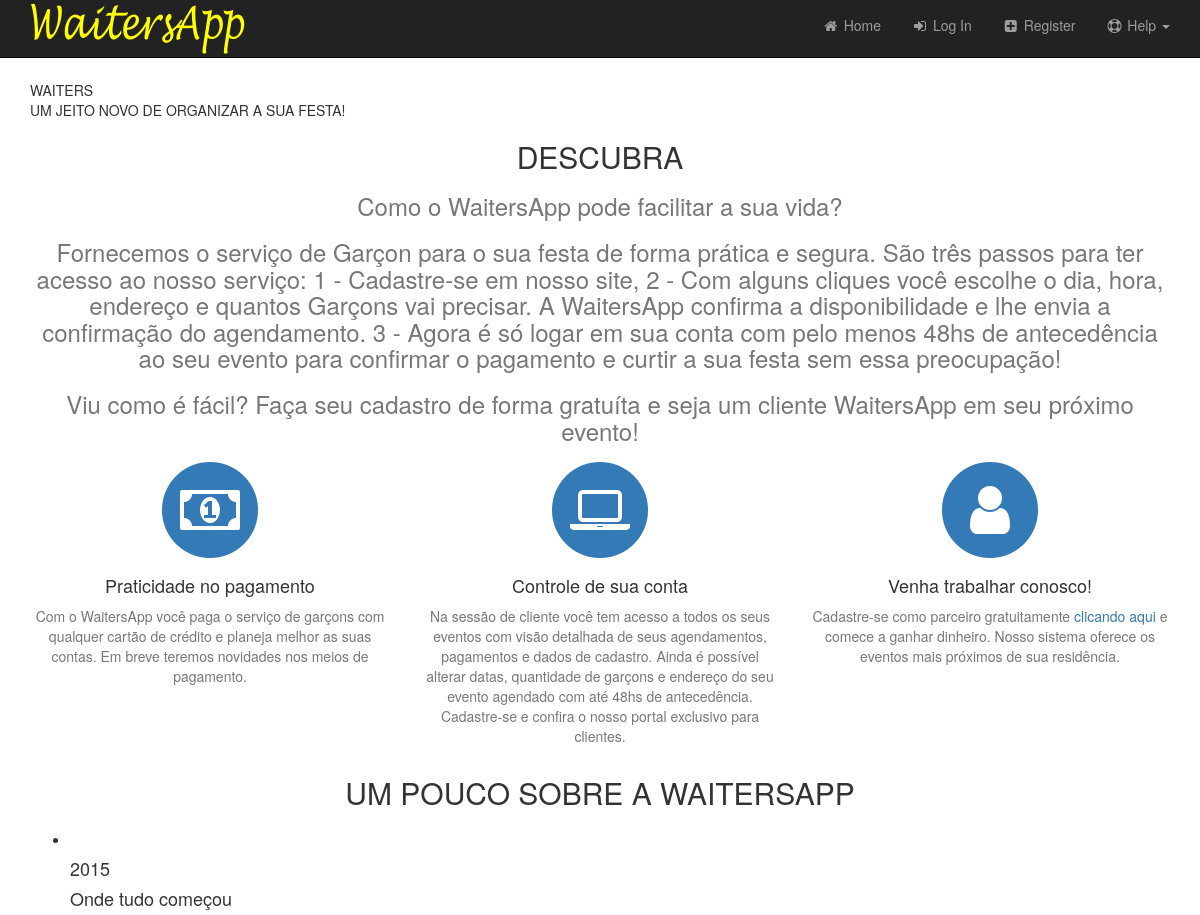
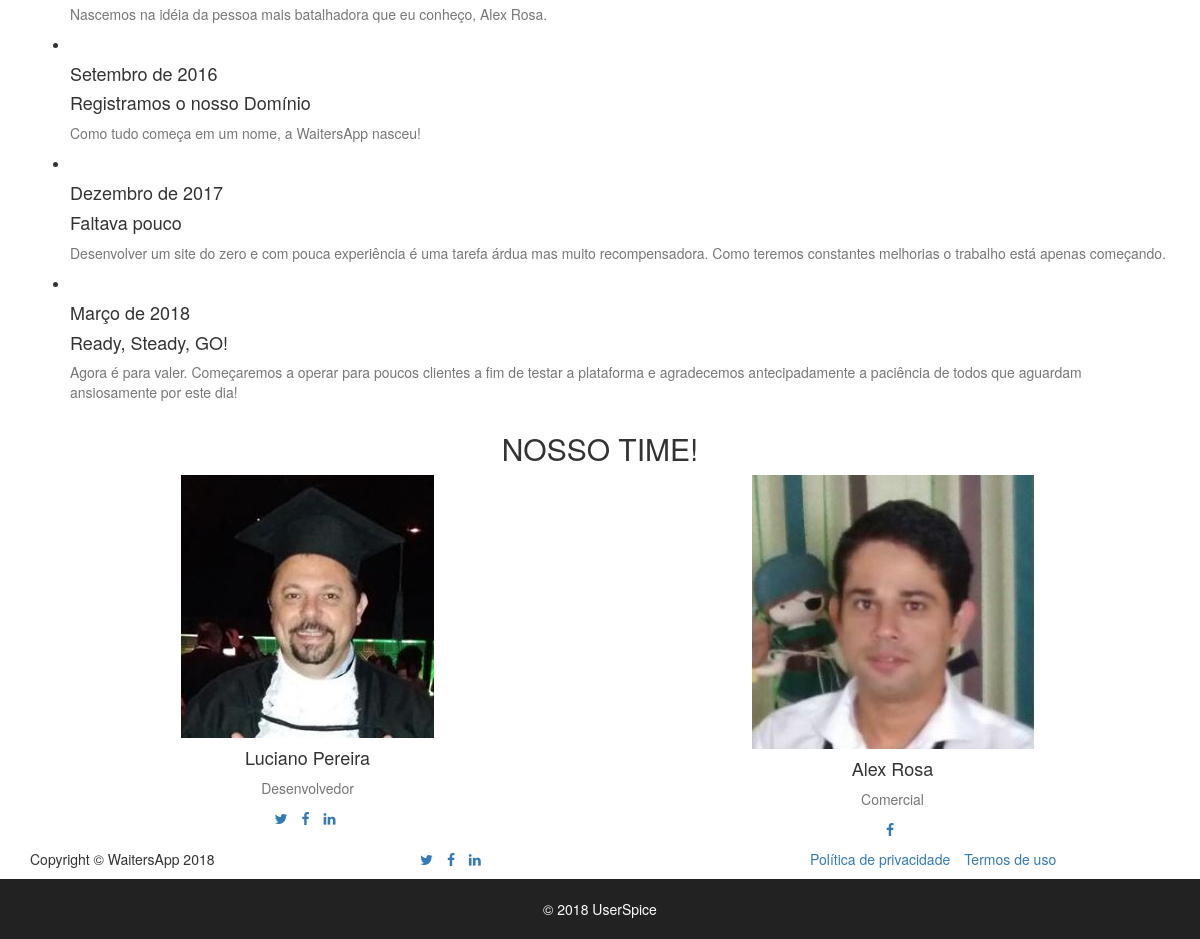
The page / on the database its author committed (2 pictures, top to bottom).
### tables this page shows
CREATE TABLE `menus` (
  `id` int(10) NOT NULL,
  `menu_title` varchar(255) NOT NULL,
  `parent` int(10) NOT NULL,
  `dropdown` int(1) NOT NULL,
  `logged_in` int(1) NOT NULL,
  `display_order` int(10) NOT NULL,
  `label` varchar(255) NOT NULL,
  `link` varchar(255) NOT NULL,
  `icon_class` varchar(255) NOT NULL
);

CREATE TABLE `settings` (
  `id` int(50) NOT NULL,
  `recaptcha` int(1) NOT NULL DEFAULT '0',
  `force_ssl` int(1) NOT NULL,
  `css_sample` int(1) NOT NULL,
  `us_css1` varchar(255) NOT NULL,
  `us_css2` varchar(255) NOT NULL,
  `us_css3` varchar(255) NOT NULL,
  `site_name` varchar(100) NOT NULL,
  `language` varchar(255) NOT NULL,
  `track_guest` int(1) NOT NULL,
  `site_offline` int(1) NOT NULL,
  `force_pr` int(1) NOT NULL,
  `glogin` int(1) NOT NULL DEFAULT '0',
  `fblogin` int(1) NOT NULL,
  `gid` varchar(255) NOT NULL,
  `gsecret` varchar(255) NOT NULL,
  `gredirect` varchar(255) NOT NULL,
  `ghome` varchar(255) NOT NULL,
  `fbid` varchar(255) NOT NULL,
  `fbsecret` varchar(255) NOT NULL,
  `fbcallback` varchar(255) NOT NULL,
  `graph_ver` varchar(255) NOT NULL,
  `finalredir` varchar(255) NOT NULL,
  `req_cap` int(1) NOT NULL,
  `req_num` int(1) NOT NULL,
  `min_pw` int(2) NOT NULL,
  `max_pw` int(3) NOT NULL,
  `min_un` int(2) NOT NULL,
  `max_un` int(3) NOT NULL,
  `messaging` int(1) NOT NULL,
  `snooping` int(1) NOT NULL,
  `echouser` int(11) NOT NULL,
  `wys` int(1) NOT NULL,
  `change_un` int(1) NOT NULL,
  `backup_dest` varchar(255) NOT NULL,
  `backup_source` varchar(255) NOT NULL,
  `backup_table` varchar(255) NOT NULL,
  `msg_notification` int(1) NOT NULL,
  `permission_restriction` int(1) NOT NULL,
  `auto_assign_un` int(1) NOT NULL,
  `page_permission_restriction` int(1) NOT NULL,
  `msg_blocked_users` int(1) NOT NULL,
  `msg_default_to` int(1) NOT NULL,
  `notifications` int(1) NOT NULL,
  `notif_daylimit` int(3) NOT NULL,
  `recap_public` varchar(100) NOT NULL,
  `recap_private` varchar(100) NOT NULL,
  `page_default_private` int(1) NOT NULL,
  `navigation_type` tinyint(1) NOT NULL,
  `copyright` varchar(255) NOT NULL,
  `custom_settings` int(1) NOT NULL,
  `system_announcement` varchar(255) NOT NULL,
  `twofa` int(1) DEFAULT '0'
);

### users/init.php (called while the page is built, shortened)
<?php
require_once 'classes/class.autoloader.php';
$abs_us_root=$_SERVER['DOCUMENT_ROOT'];
$self_path=explode("/", $_SERVER['PHP_SELF']);
$self_path_length=count($self_path);
for($i = 1; $i < $self_path_length; $i++){
	array_splice($self_path, $self_path_length-$i, $i);
	$us_url_root=implode("/",$self_path)."/";
	if (file_exists($abs_us_root.$us_url_root.'z_us_root.php')){
		break;
	}else{
		$file_found=FALSE;
	}
}
$user = new User();

### users/classes/DB.php (called while the page is built, shortened)
<?php
class DB {
	private static $_instance = null;
	private $_pdo, $_query, $_error = false, $_errorInfo, $_results, $_resultsArray, $_count = 0, $_lastId, $_queryCount=0;
	private function __construct(){
		if (!$opts = Config::get('mysql/options'))
			$opts = array(PDO::MYSQL_ATTR_INIT_COMMAND => "SET SESSION sql_mode = ''");
		try{
			$this->_pdo = new PDO('mysql:host=' .
				Config::get('mysql/host') .';dbname='.
				Config::get('mysql/db') . ';charset=utf8',
				Config::get('mysql/username'),
				Config::get('mysql/password'),
				$opts);
		} catch(PDOException $e){
			die($e->getMessage());
		}
	}
	public static function getInstance(){
		if (!isset(self::$_instance)) {
			self::$_instance = new DB();
		}
		return self::$_instance;
	}
	public function query($sql, $params = array()){
		$this->_errorInfo = array(0, null, null); $this->_resultsArray=[]; $this->_count=0; $this->_lastId=0;
		if ($this->_query = $this->_pdo->prepare($sql)) {
			$x = 1;
			if (count($params)) {
				foreach ($params as $param) {
					$this->_query->bindValue($x, $param);
					$x++;
				}
			}
			if ($this->_query->execute()) {
				if ($this->_query->columnCount() > 0) {
					$this->_results = $this->_query->fetchALL(PDO::FETCH_OBJ);
					$this->_resultsArray = json_decode(json_encode($this->_results),true);
				}
				$this->_count = $this->_query->rowCount();
			} else{
				$this->_error = true;
				$this->_errorInfo = $this->_query->errorInfo();
			}
		}
		return $this;
	}
	public function results($assoc = false){
		if($assoc) return $this->_resultsArray;
		return $this->_results;
	}
	public function first($assoc = false){
		return (!$assoc || $assoc && $this->count()>0)  ?  $this->results($assoc)[0]  :  [];
	}
	public function count(){
		return $this->_count;
	}
}

### users/classes/Config.php (called while the page is built)
<?php
class Config {
	public static function get($path = null){
		if($path){
			$config = $GLOBALS['config'];
			$path = explode('/', $path);
			foreach ($path as $bit) {
				if(isset($config[$bit])){
					$config = $config[$bit];
				} else {
					return false;
				}
			}
			return $config;
		}
		return false;
	}
}

### users/helpers/class.treeManager.php (called while the page is built, shortened)
<?php
class treeManager{
  private static $instance;
  public static function get() {
    return (!treeManager::$instance instanceof self) ? treeManager::$instance = new self() : treeManager::$instance;
    }
  function getTree( $array, $id_key = 'id', $parent_id_key = 'parent_id', $weight_key = 'weight' ){
    foreach( $array as $index => $element )
      $array[ $index ]['children'] = $this->getChildren( $element[ $id_key ], $parent_id_key, $id_key, $weight_key, $array );
    foreach( $array as $index => $element )
      if( $element[ $parent_id_key ] > 0 )
        unset( $array[ $index] );
    return $array;
  }
  function getChildren( $parent_id_value, $parent_id_key, $id_key, $weight_key, $array ){
    $children = array();
    foreach( $array as $key => $item ){
      if( $item[ $parent_id_key ] == $parent_id_value ){
        $weight     = $item[ $weight_key ];
        $children[ $weight ] = $item;
      }
    }
    foreach( $children as $key => $child ){
      $children[ $key ]['children'] = $this->getChildren( $child[ $id_key ], $parent_id_key, $id_key, $weight_key, $array );
    }
    ksort( $children );
    return $children;
  }
}
?>

### users/classes/class.autoloader.php (called while the page is built, shortened)
<?php
class Autoloader {
	protected static $fileExt = '.php';
	public static function loader($className) {
		$filename = $className . static::$fileExt;
	}
	public static function setFileExt($fileExt) {
		static::$fileExt = $fileExt;
	}
}

### users/classes/User.php (called while the page is built, shortened)
<?php
class User {
	private $_db, $_data, $_sessionName, $_isLoggedIn, $_cookieName;
	public function __construct($user = null){
		$this->_sessionName = Config::get('session/session_name');
	}
	public function isLoggedIn(){
		return $this->_isLoggedIn;
	}
}

### users/classes/Session.php (called while the page is built, shortened)
<?php
class Session {
	public static function exists($name){
		return (isset($_SESSION[$name])) ? true : false;
	}
}

### users/helpers/us_helpers.php (called while the page is built, shortened)
<?php
if(!function_exists('fetchGroupsByMenu')) {
	function fetchGroupsByMenu($menu_id) {
		$db = DB::getInstance();
		$query = $db->query("SELECT id, group_id FROM groups_menus WHERE menu_id = ? ",array($menu_id));
		$results = $query->results();
		return($results);
	}
}

### users/helpers/menus.php (the view, shortened to what this page needs)
<?php
function prepareMenuTree($menuResults){
	$treeManager = treeManager::get();
	$menuTree = $treeManager->getTree($menuResults, 'id','parent','display_order');
	return $menuTree;
}
function prepareDropdownString($menuItem,$user_id){
	$itemString='';
	$itemString.='<li class="dropdown">';
	$itemString.='<a href="" class="dropdown-toggle" data-toggle="dropdown" role="button" aria-haspopup="true" aria-expanded="false"><span class="'.$menuItem['icon_class'].'"></span> '.$menuItem['label'].' <span class="caret"></span></a>';
	$itemString.='<ul class="dropdown-menu">';
	foreach ($menuItem['children'] as $childItem){
		$authorizedGroups = array();
    foreach (fetchGroupsByMenu($childItem['id']) as $g) {
    	$authorizedGroups[] = $g->group_id;
    }
		if($childItem['logged_in']==0 || (hasPerm($authorizedGroups,$user_id) || in_array(0,$authorizedGroups))) {
		$itemString.=prepareItemString($childItem,$user_id); }
	}
	$itemString.='</ul></li>';
	return $itemString;
}
function prepareItemString($menuItem,$user_id){
	$itemString='';
	if($menuItem['label']=='{{hr}}') { $itemString = "<li class='divider'></li>"; }
	elseif($menuItem['link']=='users/verify_resend.php' || $menuItem['link']=='users/verify_resend.php') {
		$db = DB::getInstance();
		$query = $db->query("SELECT * FROM email");
		$results = $query->first();
		$email_act=$results->email_act;
	}
	else {
	$itemString.='<li><a href="'.US_URL_ROOT.$menuItem['link'].'"><span class="'.$menuItem['icon_class'].'"></span> '.$menuItem['label'].'</a></li>'; }
	return $itemString;
}
?>

### users/includes/database-navigation.php (shortened to what this page needs)
  <?php
  $settingsQ = $db->query("SELECT * FROM settings");
  $settings = $settingsQ->first();
  $main_nav_all = $db->query("SELECT * FROM menus WHERE menu_title='main' ORDER BY display_order");
  $main_nav=$main_nav_all->results(true);
  $prep=prepareMenuTree($main_nav);
  ?>
  <div class="navbar navbar-fixed-top navbar-inverse" role="navigation">
  	<div class="container">
  		<div class="navbar-header ">
  	<a href="<?=$us_url_root?>"><img src="<?=$us_url_root?>users/images/logo.png"></img></a>
    </div>
    <div id="navbar_test" class="navbar-collapse collapse">
  	<ul class="nav navbar-nav navbar-right">
  <?php
  foreach ($prep as $key => $value) {
    $authorizedGroups = array();
    foreach (fetchGroupsByMenu($value['id']) as $g) {
    	$authorizedGroups[] = $g->group_id;
    }
  	if (sizeof($value['children'])==0) {
  		if ($user->isLoggedIn()) {
        if((hasPerm($authorizedGroups,$user->data()->id) || in_array(0,$authorizedGroups)) && $value['logged_in']==1) {
          if($value['label']=='{{notifications}}') {
              $itemString='';
              if($settings->notifications==1) {
                  $itemString='<li><a href="#" onclick="displayNotifications(';
                  $itemString.="'new')";
                  $itemString.='"';
                  $itemString.='id="notificationsTrigger" data-toggle="modal" data-target="#notificationsModal"  ><i class="glyphicon glyphicon-bell"></i> <span id="notifCount" class="badge" style="margin-top: -5px">';
                  $itemString.=(($notifications->getUnreadCount() > 0) ? $notifications->getUnreadCount() : '');
                  $itemString.='</span></a></li>';
              }
           }
          elseif($value['label']=='{{messages}}') {
              $itemString='';
              if($settings->messaging==1) {
                  $itemString='<li><a href="'.$us_url_root.'users/messages.php"><i class="glyphicon glyphicon-envelope"></i> <span id="msgCount" class="badge" style="margin-top: -5px">';
                  if($msgC > 0) $itemString.= $msgC;
                  $itemString.='</span></a></li>'; }
           }
          else {
          $itemString = prepareItemString($value,$user->data()->id);
          $itemString = str_replace('{{username}}',$user->data()->username,$itemString);
          $itemString = str_replace('{{fname}}',$user->data()->fname,$itemString);
          $itemString = str_replace('{{lname}}',$user->data()->lname,$itemString); }
  				echo $itemString;
  			}
  		} else {
  			if ($value['logged_in']==0) {
  				echo prepareItemString($value,0);
  			}
  		}
  	} else {
  		if ($user->isLoggedIn()) {
  			if((hasPerm($authorizedGroups,$user->data()->id) || in_array(0,$authorizedGroups)) && $value['logged_in']==1) {
  				$dropdownString=prepareDropdownString($value,$user->data()->id);
  				$dropdownString=str_replace('{{username}}',$user->data()->username,$dropdownString);
  				echo $dropdownString;
  			}
  		} else {
  			if ($value['logged_in']==0) {
  				$dropdownString=prepareDropdownString($value,0);
  				echo $dropdownString;
  			}
  		}
  	}
  }
  ?>
  	</ul>
    </div>
  </div>
</div>

### usersc/includes/footer.php (shortened to what this page needs)
<div class="container">
        <div class="row">
                <div class="col-sm-12 text-center">
                        <footer><font color='white'><br>&copy;
                          <?php echo date("Y"); ?>
                           <?=$settings->copyright; ?></font></footer>
                        <br>
                </div>
        </div>
</div>

### rows shown on the page
menus: label "Home"
menus: label "Log In"
menus: label "Register"
menus: label "Help"
settings: copyright "UserSpice"
